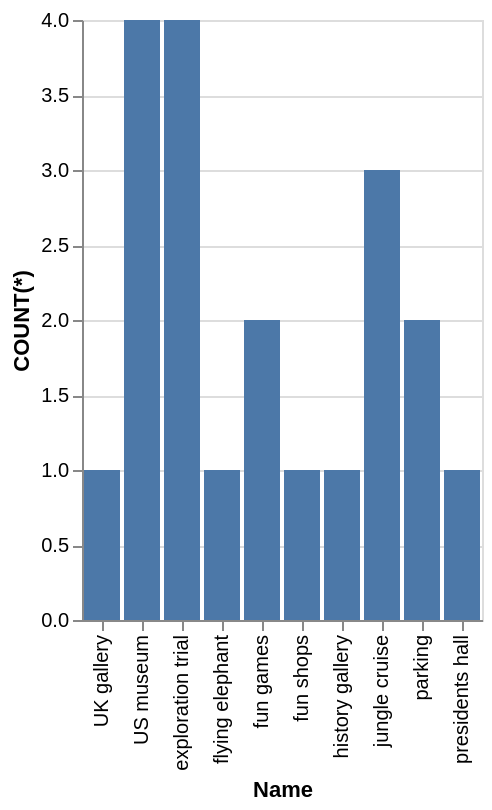

This figure's Vega-Lite source:
### Vega-Lite specification from a JSON file in a GitHub repository (floating-point values rounded to 4 significant figures)
{"data": {"values": [{"x_data": "UK gallery", "y_data": 1}, {"x_data": "US museum", "y_data": 4}, {"x_data": "exploration trial", "y_data": 4}, {"x_data": "flying elephant", "y_data": 1}, {"x_data": "fun games", "y_data": 2}, {"x_data": "fun shops", "y_data": 1}, {"x_data": "history gallery", "y_data": 1}, {"x_data": "jungle cruise", "y_data": 3}, {"x_data": "parking", "y_data": 2}, {"x_data": "presidents hall", "y_data": 1}]}, "mark": "bar", "encoding": {"x": {"field": "x_data", "type": "nominal", "title": "Name", "sort": "ascending"}, "y": {"field": "y_data", "type": "quantitative", "title": "COUNT(*)"}}}
